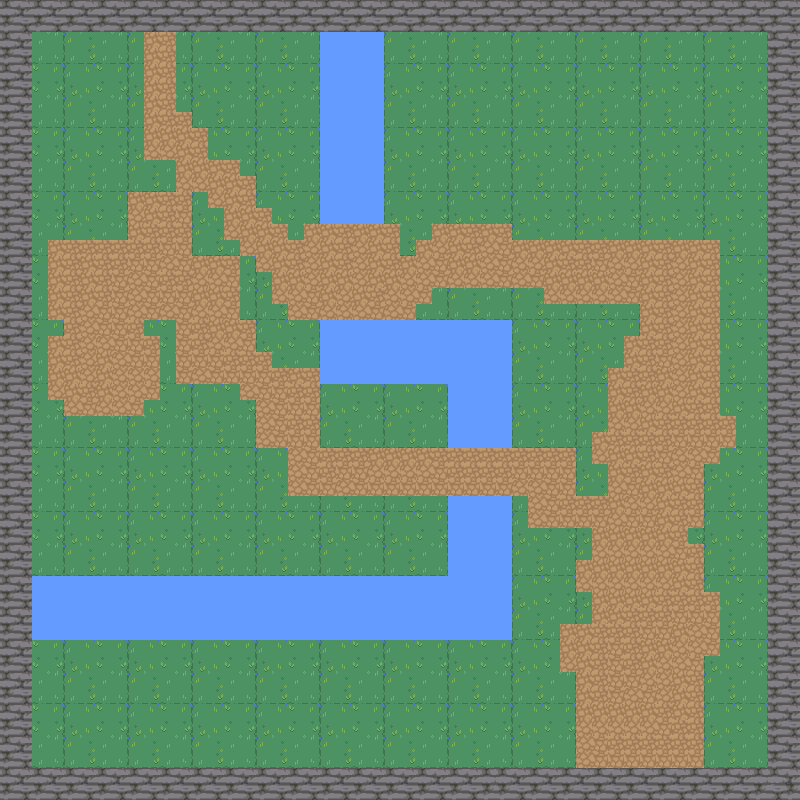

Tiled map render using the project's own tile images. Description and the map definition, with tile-layer contents summarised, below:
An orthogonal 50x50 tile map with 16x16 px tiles, 4 tile layers (background, walls, water, path) and 11 objects (9x collision, player).

<map version="1.9" tiledversion="1.9.2" orientation="orthogonal" renderorder="right-down" width="50" height="50" tilewidth="16" tileheight="16" infinite="0" nextlayerid="6" nextobjectid="20">
 <tileset firstgid="1" source="nature.tsx" />
 <layer id="1" name="background" width="50" height="50">
  <data>[2500 cells, 2500 non-empty, 16 distinct tile ids]</data>
 </layer>
 <layer id="2" name="walls" width="50" height="50">
  <data>[2500 cells, 388 non-empty, 4 distinct tile ids]</data>
 </layer>
 <layer id="3" name="water" width="50" height="50">
  <data>[2500 cells, 288 non-empty, 4 distinct tile ids]</data>
 </layer>
 <layer id="4" name="path" width="50" height="50">
  <data>[2500 cells, 593 non-empty, 4 distinct tile ids]</data>
 </layer>
 <objectgroup id="5" name="Objects">
  <object id="1" x="362" y="258">
   <point />
  </object>
  <object id="2" name="player" x="363" y="269">
   <point />
  </object>
  <object id="5" class="collision" x="0" y="0" width="800" height="32" />
  <object id="7" class="collision" x="768" y="0" width="32" height="800" />
  <object id="8" class="collision" x="0" y="768" width="800" height="32" />
  <object id="9" class="collision" x="0" y="0" width="32" height="800" />
  <object id="11" class="collision" x="320" y="32" width="64" height="192" />
  <object id="15" class="collision" x="448" y="384" width="64" height="64" />
  <object id="16" class="collision" x="320" y="320" width="192" height="64" />
  <object id="17" class="collision" x="448" y="496" width="64" height="144" />
  <object id="18" class="collision" x="32" y="576" width="416" height="62.6667" />
 </objectgroup>
</map>
